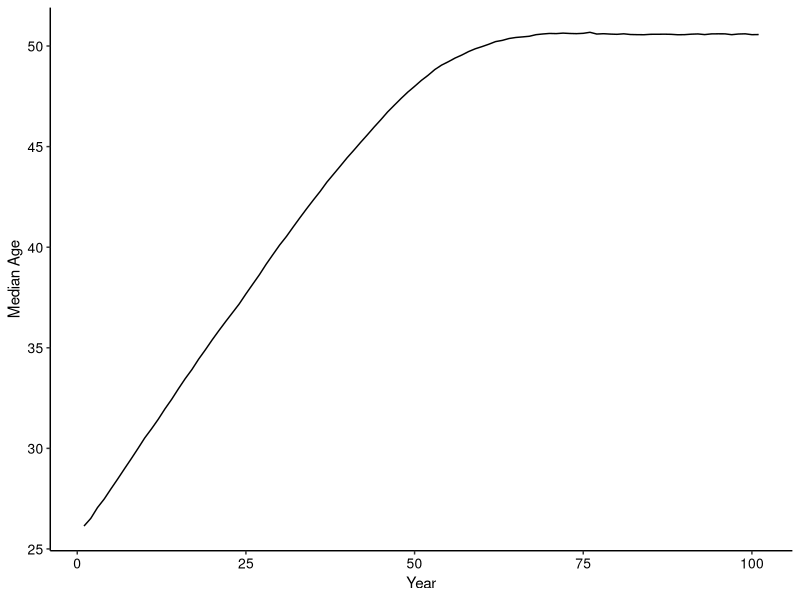
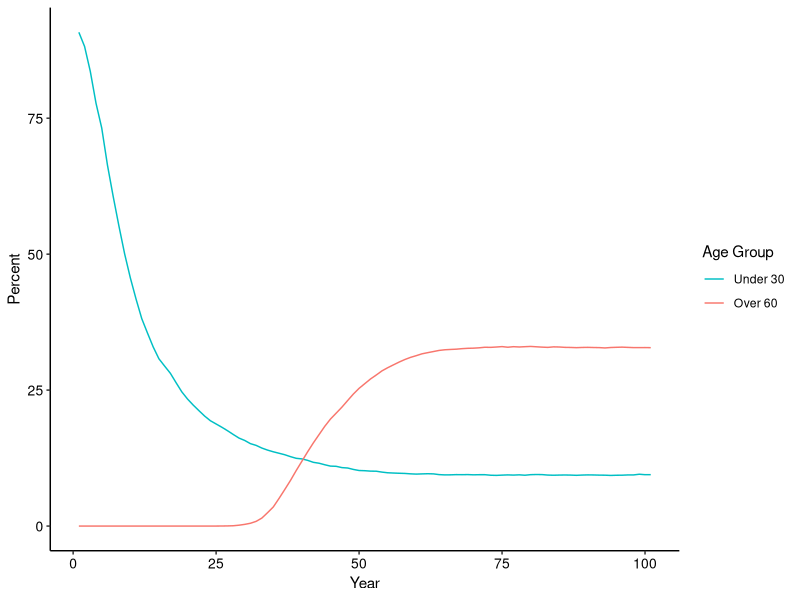
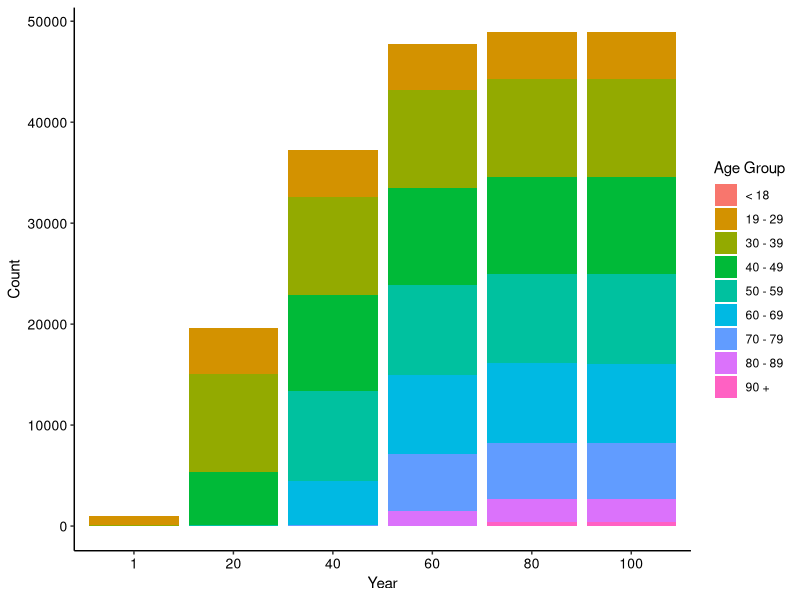
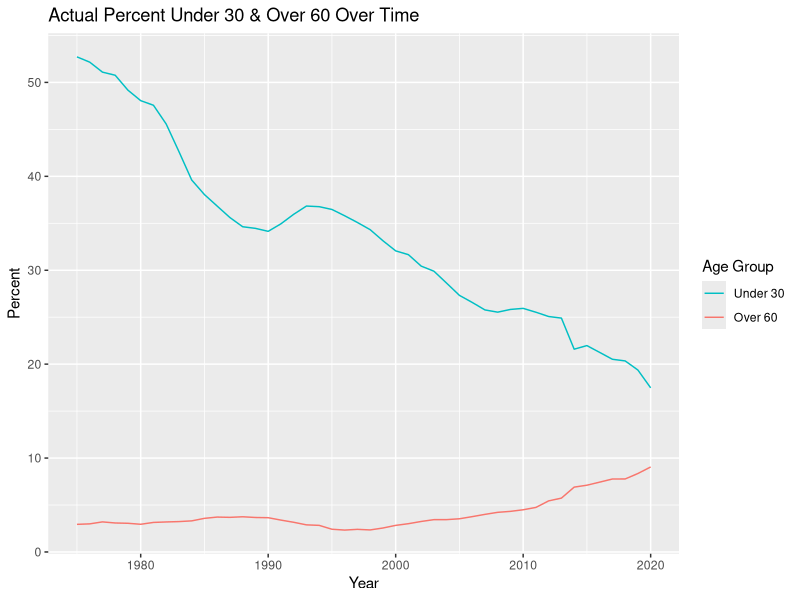
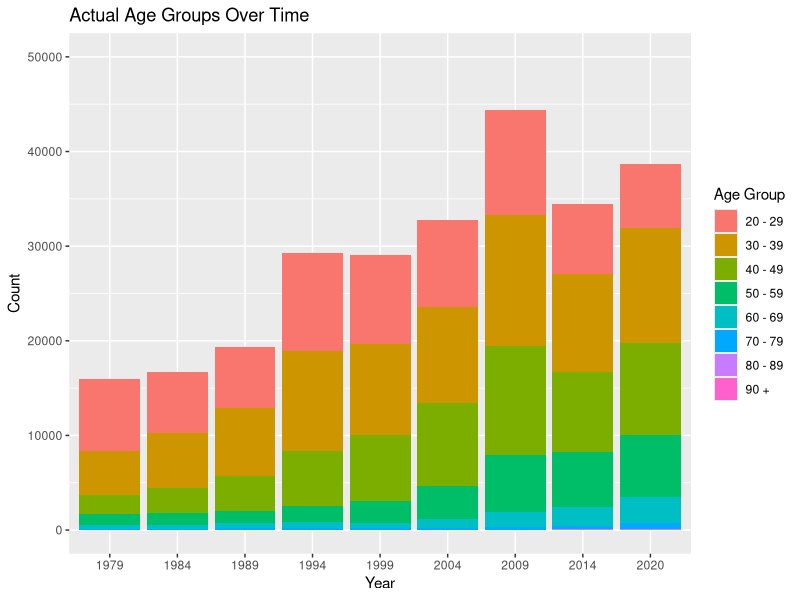
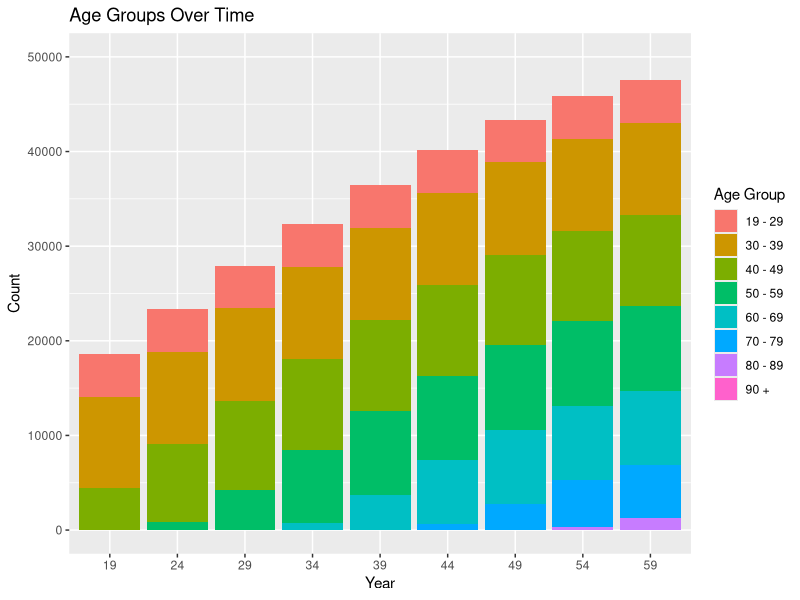
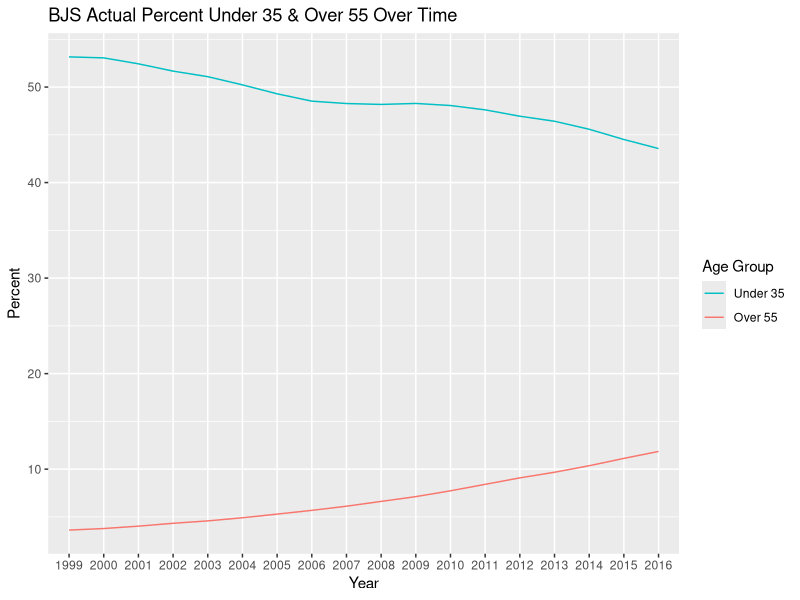
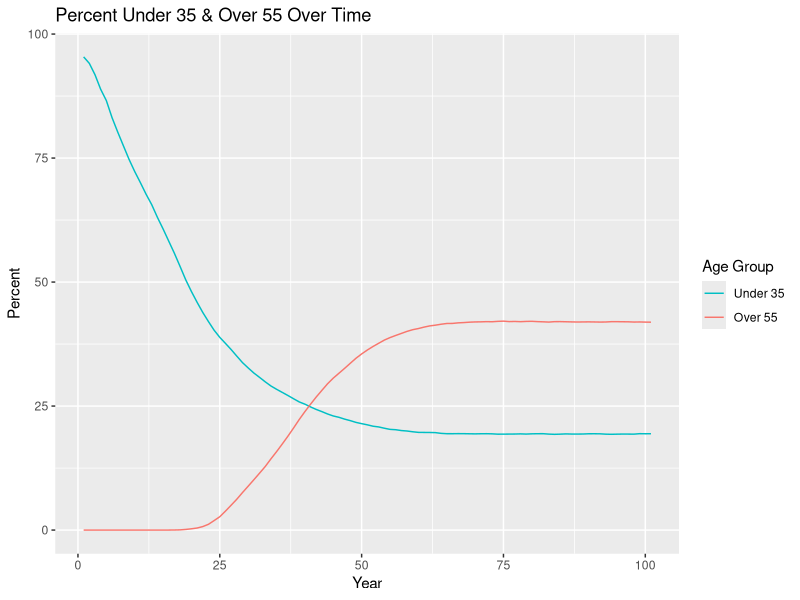

Here is the R script that generated these plots, in order:
## ---- chunk 1
knitr::opts_chunk$set(echo = TRUE)
## ---- chunk 2
library(tidyverse)
## ---- chunk 3
set.seed(12345)
## ---- chunk 4
pop_n <- 1000
pop_mean <- 26
pop_sd <- 3
parole_eligibility <- 20
parole_prob <- 0.9
## ---- chunk 5
population <- 
  rnorm(n = pop_n, mean = pop_mean, sd = pop_sd) %>% 
  enframe() %>% 
  select(value) %>% 
  rename(original_age = value) %>% 
  mutate(current_age = original_age, years_incarcerated = 0)

overall <-
  tibble(year = 1, total = nrow(population), 
         median_age = median(population$current_age)) %>% 
  mutate("< 18" = pull(count(filter(population, current_age < 19))),
         "19 - 29" = pull(count(filter(population, current_age >= 19 & current_age < 30))),
         "30 - 39" = pull(count(filter(population, current_age >= 30 & current_age < 40))),
         "40 - 49" = pull(count(filter(population, current_age >= 40 & current_age < 50))),
         "50 - 59" = pull(count(filter(population, current_age >= 50 & current_age < 60))),
         "60 - 69" = pull(count(filter(population, current_age >= 60 & current_age < 70))),
         "70 - 79" = pull(count(filter(population, current_age >= 70 & current_age < 80))),
         "80 - 89" = pull(count(filter(population, current_age >= 80 & current_age < 90))),
         "90 +" = pull(count(filter(population, current_age >= 90))))
## ---- chunk 6
age <- c(25, 35, 45, 55, 65, 75, 85)
rate <- c(0.13, 0.19, 0.40, 0.88, 1.78, 4.39, 13.45)
mortality_rates <- data.frame(age, rate)

model <- loess(formula = rate ~ age, data = mortality_rates,
               control = loess.control(surface = "direct"))
predict(object = model, newdata = 90)
## ---- chunk 7
one_year_population <- function(data) {
  # age & years incarcerated increases by 1
  data$current_age <- data$current_age + 1
  data$years_incarcerated <- data$years_incarcerated + 1
  
  # creates age group cohorts & randomly removes fraction based on cohort
  less_than_18 <- filter(data, current_age < 19)
  less_than_18 <- sample_frac(less_than_18, (1 - 0.0007))
  
  `19_to_29` <- filter(data, current_age >= 19 & current_age < 30)
  `19_to_29` <- sample_frac(`19_to_29`, (1 - 0.0013))
  
  `30_to_39` <- filter(data, current_age >= 30 & current_age < 40)
  `30_to_39` <- sample_frac(`30_to_39`, (1 - 0.0019))
  
  `40_to_49` <- filter(data, current_age >= 40 & current_age < 50)
  `40_to_49` <- sample_frac(`40_to_49`, (1 - 0.0040))
  
  `50_to_59` <- filter(data, current_age >= 50 & current_age < 60)
  `50_to_59` <- sample_frac(`50_to_59`, (1 - 0.0088))
  
  `60_to_69` <- filter(data, current_age >= 60 & current_age < 70)
  `60_to_69` <- sample_frac(`60_to_69`, (1 - 0.0178))
  
  `70_to_79` <- filter(data, current_age >= 70 & current_age < 80)
  `70_to_79` <- sample_frac(`70_to_79`, (1 - 0.0439))
  
  `80_to_89` <- filter(data, current_age >= 80 & current_age < 90)
  `80_to_89` <- sample_frac(`80_to_89`, (1 - 0.1345))
  
  over_90 <- filter(data, current_age >= 90)
  over_90 <- sample_frac(over_90, (1 - 0.1926))
  
  data <- do.call("rbind", list(less_than_18, `19_to_29`, `30_to_39`, `40_to_49`, `50_to_59`, 
                                `60_to_69`,`70_to_79`, `80_to_89`, over_90))
  
  # adds 1000 more
  incoming <- 
    rnorm(n = pop_n, mean = pop_mean, sd = pop_sd) %>% 
    enframe() %>% 
    select(value) %>% 
    rename(original_age = value) %>% 
    mutate(current_age = original_age, years_incarcerated = 0)
  data <- rbind(data, incoming)
  
  # removes any observations with age less than 16 or greater than 100
  data <- data %>% 
    filter(current_age >= 16 & current_age < 100)
}

one_year_overall <- function(data, p) {
    incoming <-
      tibble(year = last(data$year) + 1, total = nrow(p),
             median_age = median(p$current_age)) %>% 
        mutate("< 18" = pull(count(filter(p, current_age < 19))),
               "19 - 29" = pull(count(filter(p, current_age >= 19 & current_age < 30))),
               "30 - 39" = pull(count(filter(p, current_age >= 30 & current_age < 40))),
               "40 - 49" = pull(count(filter(p, current_age >= 40 & current_age < 50))),
               "50 - 59" = pull(count(filter(p, current_age >= 50 & current_age < 60))),
               "60 - 69" = pull(count(filter(p, current_age >= 60 & current_age < 70))),
               "70 - 79" = pull(count(filter(p, current_age >= 70 & current_age < 80))),
               "80 - 89" = pull(count(filter(p, current_age >= 80 & current_age < 90))),
               "90 +" = pull(count(filter(p, current_age >= 90))))
    data <- rbind(data, incoming)
}
## ---- chunk 8
# extend 100 years until stable
no_parole_population <- population
no_parole_overall <- overall

for (i in 1:100) {
  no_parole_population <- one_year_population(no_parole_population)
  no_parole_overall <- one_year_overall(no_parole_overall, no_parole_population)
}
## ---- chunk 9
ggplot(data = no_parole_overall, mapping = aes(x = year, y = median_age)) +
  geom_line() +
  labs(x = "Year", y = "Median Age") +
  theme_classic() +
  theme(axis.text.x = element_text(color = "#000000", size = 10),
        axis.text.y = element_text(color = "#000000", size = 10))

no_parole_overall %>% 
  mutate(under_30 = (`19 - 29` + `< 18`) / total * 100, 
         over_60 = (`60 - 69` + `70 - 79` + `80 - 89` + `90 +`) / total * 100) %>% 
  select(year, under_30, over_60) %>% 
  ggplot(data = ., mapping = aes(x = year, group = 1)) +
  geom_line(mapping = aes(y = under_30, color = "under_30")) +
  geom_line(mapping = aes(y = over_60, color = "over_60")) +
  labs(x = "Year", y = "Percent") +
  scale_color_discrete(name = "Age Group",
                       breaks = c("under_30", "over_60"), labels = c("Under 30", "Over 60")) +
  theme_classic() +
  theme(axis.text.x = element_text(color = "#000000", size = 10),
        axis.text.y = element_text(color = "#000000", size = 10))

no_parole_overall_long <- no_parole_overall %>% 
  select(year, `< 18`:`90 +`) %>% 
  mutate(year = as.character(year)) %>% 
  pivot_longer(-year, names_to = "age_group", values_to = "count")

ggplot(data = no_parole_overall_long, mapping = aes(x = year, y = count, fill = age_group)) +
  geom_bar(stat = "identity") +
  labs(x = "Year", y = "Count") +
  scale_x_discrete(limits = c("1", "20", "40", "60", "80", "100")) +
  scale_fill_discrete(name = "Age Group",
                      breaks = c("< 18", "19 - 29", "30 - 39", "40 - 49", "50 - 59", "60 - 69",
                                 "70 - 79", "80 - 89", "90 +")) +
  theme_classic() +
  theme(axis.text.x = element_text(color = "#000000", size = 10),
        axis.text.y = element_text(color = "#000000", size = 10))
## ---- chunk 10
simulation_base <- no_parole_overall %>% 
  filter(year == 100) %>%
  mutate(`< 18` = `< 18` / total * 100, `19 - 29` = `19 - 29` / total * 100,
         `30 - 39` = `30 - 39` / total * 100, `40 - 49` = `40 - 49` / total * 100,
         `50 - 59` = `50 - 59` / total * 100, `60 - 69` = `60 - 69` / total * 100,
         `70 - 79` = `70 - 79` / total * 100, `80 - 89` = `80 - 89` / total * 100,
         `90 +` = `90 +` / total * 100) %>% 
  select(total:`90 +`)
## ---- chunk 11
bar_race <- no_parole_overall %>% 
  select(year, `< 18`:`90 +`) %>% 
  mutate(year = as.character(year)) %>% 
  pivot_longer(-year, names_to = "age_group", values_to = "count") %>% 
  pivot_wider(names_from = "year", values_from = "count")
## ---- chunk 12
nc <- read.csv("nc.csv")
nc %>% 
  mutate(Under30 = (AgeUnder20 + Age20to29) / PrisonPopulation * 100, 
         Over60 = (Age60to69 + Age70to79 + Age80to89 + Age90over) / PrisonPopulation * 100) %>% 
  select(year, PrisonPopulation, Under30, Over60) %>% 
  ggplot(data = ., mapping = aes(x = year, group = 1)) +
  geom_line(mapping = aes(y = Under30, color = "Under30")) +
  geom_line(mapping = aes(y = Over60, color = "Over60")) +
  labs(title = "Actual Percent Under 30 & Over 60 Over Time", x = "Year", y = "Percent") +
  scale_color_discrete(name = "Age Group",
                       breaks = c("Under30", "Over60"), labels = c("Under 30", "Over 60"))

nc_long <- nc %>% 
  select(year, AgeUnder20:Age90over) %>% 
  mutate(year = as.character(year)) %>% 
  pivot_longer(-year, names_to = "age_group", values_to = "count")

nc_long %>% 
  filter(age_group != "AgeUnder20") %>% 
  ggplot(data = ., mapping = aes(x = year, y = count, fill = age_group)) +
  geom_col() +
  labs(title = "Actual Age Groups Over Time", x = "Year", y = "Count") +
  scale_x_discrete(limits = c("1979", "1984", "1989", "1994", "1999", "2004", "2009", "2014", 
                              "2020")) +
  expand_limits(y = c(0, 50000)) +
  scale_fill_discrete(name = "Age Group",
                      breaks = c("Age20to29", "Age30to39", "Age40to49", "Age50to59", 
                                 "Age60to69", "Age70to79", "Age80to89", "Age90over"),
                      labels = c("20 - 29", "30 - 39", "40 - 49", "50 - 59", "60 - 69",
                                 "70 - 79", "80 - 89", "90 +"))

no_parole_overall_long %>% 
  filter(age_group != "< 18") %>% 
  ggplot(data = ., mapping = aes(x = year, y = count, fill = age_group)) +
  geom_col() +
  labs(title = "Age Groups Over Time", x = "Year", y = "Count") +
  scale_x_discrete(limits = c("19", "24", "29", "34", "39", "44", "49", "54", "59")) +
  expand_limits(y = c(0, 50000)) +
  scale_fill_discrete(name = "Age Group",
                      breaks = c("19 - 29", "30 - 39", "40 - 49", "50 - 59", "60 - 69",
                                 "70 - 79", "80 - 89", "90 +"))
## ---- chunk 13
actual_nc <- nc %>% 
  filter(year == 2020) %>% 
  mutate(AgeUnder20 = AgeUnder20 / PrisonPopulation * 100,
         Age20to29 = Age20to29 / PrisonPopulation * 100, 
         Age30to39 = Age30to39 / PrisonPopulation * 100, 
         Age40to49 = Age40to49 / PrisonPopulation * 100, 
         Age50to59 = Age50to59 / PrisonPopulation * 100, 
         Age60to69 = Age60to69 / PrisonPopulation * 100, 
         Age70to79 = Age70to79 / PrisonPopulation * 100, 
         Age80to89 = Age80to89 / PrisonPopulation * 100, 
         Age90over = Age90over / PrisonPopulation * 100)
## ---- chunk 14
bjs <- read.csv("bjs.csv")
bjs_wide <- bjs %>% 
  select(RPTYEAR, AGEYREND, n) %>% 
  mutate(RPTYEAR = as.character(RPTYEAR)) %>% 
  pivot_wider(names_from = "AGEYREND", values_from = "n") %>% 
  mutate(total = `(1) 18-24 years` + `(2) 25-34 years` + `(3) 35-44 years` + 
           `(4) 45-54 years` + `(5) 55+ years`)

bjs_wide %>% 
  mutate(under_35 = (`(1) 18-24 years` + `(2) 25-34 years`) / total * 100, 
         over_55 = `(5) 55+ years` / total * 100) %>% 
  select(RPTYEAR, under_35, over_55) %>% 
  ggplot(data = ., mapping = aes(x = RPTYEAR, group = 1)) +
  geom_line(mapping = aes(y = under_35, color = "under_35")) +
  geom_line(mapping = aes(y = over_55, color = "over_55")) + 
  labs(title = "BJS Actual Percent Under 35 & Over 55 Over Time", x = "Year", y = "Percent") +
  scale_color_discrete(name = "Age Group", 
                       breaks = c("under_35", "over_55"), labels = c("Under 35", "Over 55"))

no_parole_overall %>% 
  mutate(under_35 = (`30 - 39` / 2 + `19 - 29` + `< 18`) / total * 100,
         over_55 = (`50 - 59` / 2 + `60 - 69` + `70 - 79` + `80 - 89` + `90 +`) / 
           total * 100) %>% 
  select(year, under_35, over_55) %>% 
  ggplot(data = ., mapping = aes(x = year, group = 1)) +
  geom_line(mapping = aes(y = under_35, color = "under_35")) +
  geom_line(mapping = aes(y = over_55, color = "over_55")) +
  labs(title = "Percent Under 35 & Over 55 Over Time", x = "Year", y = "Percent") +
  scale_color_discrete(name = "Age Group",
                       breaks = c("under_35", "over_55"), labels = c("Under 35", "Over 55"))

ggplot(data = bjs, mapping = aes(x = RPTYEAR, y = COUNT_THSNDS, fill = AGEYREND)) +
  geom_col() +
  labs(title = "BJS Actual Age Groups Over Time", x = "Year", y = "Count (in thousands)") +
  scale_fill_discrete(name = "Age Group",
                      breaks = c("(1) 18-24 years", "(2) 25-34 years", "(3) 35-44 years",
                                 "(4) 45-54 years", "(5) 55+ years"),
                      labels = c("18 - 24", "25 - 34", "35 - 44", "45 - 54", "55 +"))

no_parole_overall %>% 
  mutate(`18 - 24` = `< 18` + `19 - 29` / 2, `25 - 34` = `19 - 29` / 2 + `30 - 39` / 2,
         `35 - 44` = `30 - 39` / 2 + `40 - 49` / 2, `45 - 54` = `40 - 49` / 2 + `50 - 59` / 2,
         `55 +` = `50 - 59` / 2 + `60 - 69` + `70 - 79` + `80 - 89` + `90 +`) %>% 
  select(year, `18 - 24`:`55 +`) %>% 
  mutate(year = as.character(year)) %>% 
  pivot_longer(-year, names_to = "age_group", values_to = "count") %>% 
  ggplot(data = ., mapping = aes(x = year, y = count, fill = age_group)) +
  geom_col() +
  labs(title = "Age Groups Over Time", x = "Year", y = "Count") +
  scale_x_discrete(limits = c("19", "24", "29", "34", "39", "44", "49", "54", "59")) +
  scale_fill_discrete(name = "Age Group")
## ---- chunk 15
population_e <- no_parole_population
overall_e <- no_parole_overall
for (i in 1:100) {
  population_e <- one_year_population(population_e)
  overall_e <- one_year_overall(overall_e, population_e)
}
## ---- chunk 16
ggplot(data = overall_e, mapping = aes(x = year, y = median_age)) +
  geom_line() +
  labs(title = "Median Age Over Time", x = "Year", y = "Median Age")

overall_e %>% 
  mutate(under_30 = (`19 - 29` + `< 18`) / total * 100, 
         over_60 = (`60 - 69` + `70 - 79` + `80 - 89` + `90 +`) / total * 100) %>% 
  select(year, under_30, over_60) %>% 
  ggplot(data = ., mapping = aes(x = year, group = 1)) +
  geom_line(mapping = aes(y = under_30, color = "under_30")) +
  geom_line(mapping = aes(y = over_60, color = "over_60")) +
  labs(title = "Percent Under 30 & Over 60 Over Time", x = "Year", y = "Count") +
  scale_color_discrete(name = "Age Group",
                       breaks = c("under_30", "over_60"), labels = c("Under 30", "Over 60"))

overall_e_long <- overall_e %>% 
  select(year, `< 18`:`90 +`) %>% 
  mutate(year = as.character(year)) %>% 
  pivot_longer(-year, names_to = "age_group", values_to = "count") %>% 
  filter(year == "1" | year == "21" | year == "41" | year == "61" | year == "81" | 
           year == "101" | year == "121" | year == "141" | year == "161" | year == "181" |
           year == "201")

ggplot(data = overall_e_long, mapping = aes(x = year, y = count, fill = age_group)) +
  geom_bar(position = "stack", stat = "identity") +
  labs(title = "Age Groups Over Time", x = "Year", y = "Count") +
  scale_x_discrete(limits = c("1", "21", "41", "61", "81", "101", "121", "141", "161", "181", 
                              "201")) +
  scale_fill_discrete(name = "Age Group",
                      breaks = c("< 18", "19 - 29", "30 - 39", "40 - 49", "50 - 59", "60 - 69",
                                 "70 - 79", "80 - 89", "90 +"))

bar_race_e <- overall_e %>% 
  select(year, `< 18`:`90 +`) %>% 
  mutate(year = as.character(year)) %>% 
  pivot_longer(-year, names_to = "age_group", values_to = "count") %>% 
  pivot_wider(names_from = "year", values_from = "count")
## ---- chunk 17
one_year_parole <- function(data) {
  # age & years incarcerated increases by 1
  data$current_age <- data$current_age + 1
  data$years_incarcerated <- data$years_incarcerated + 1
  
  # creates age group cohorts & randomly removes fraction based on cohort
  less_than_18 <- filter(data, current_age < 19)
  less_than_18 <- sample_frac(less_than_18, (1 - 0.0007))
  
  `19_to_29` <- filter(data, current_age >= 19 & current_age < 30)
  `19_to_29` <- sample_frac(`19_to_29`, (1 - 0.0013))
  
  `30_to_39` <- filter(data, current_age >= 30 & current_age < 40)
  `30_to_39` <- sample_frac(`30_to_39`, (1 - 0.0019))
  
  `40_to_49` <- filter(data, current_age >= 40 & current_age < 50)
  `40_to_49` <- sample_frac(`40_to_49`, (1 - 0.0040))
  
  `50_to_59` <- filter(data, current_age >= 50 & current_age < 60)
  `50_to_59` <- sample_frac(`50_to_59`, (1 - 0.0088))
  
  `60_to_69` <- filter(data, current_age >= 60 & current_age < 70)
  `60_to_69` <- sample_frac(`60_to_69`, (1 - 0.0178))
  
  `70_to_79` <- filter(data, current_age >= 70 & current_age < 80)
  `70_to_79` <- sample_frac(`70_to_79`, (1 - 0.0439))
  
  `80_to_89` <- filter(data, current_age >= 80 & current_age < 90)
  `80_to_89` <- sample_frac(`80_to_89`, (1 - 0.1345))
  
  over_90 <- filter(data, current_age >= 90)
  over_90 <- sample_frac(over_90, (1 - 0.1926))
  
  data <- do.call("rbind", list(less_than_18, `19_to_29`, `30_to_39`, `40_to_49`, `50_to_59`, 
                                `60_to_69`,`70_to_79`, `80_to_89`, over_90))
  
  eligible <- sample_frac(filter(data, years_incarcerated >= parole_eligibility), parole_prob)
  ineligible <- filter(data, years_incarcerated < parole_eligibility)
  data <- rbind(eligible, ineligible)
  
  # adds 1000 more
  incoming <- 
    rnorm(n = pop_n, mean = pop_mean, sd = pop_sd) %>% 
    enframe() %>% 
    select(value) %>% 
    rename(original_age = value) %>% 
    mutate(current_age = original_age, years_incarcerated = 0)
  data <- rbind(data, incoming)
  
  # removes any observations with age less than 16 or greater than 100
  data <- data %>% 
    filter(current_age >= 16 & current_age < 100)
}
## ---- chunk 18
parole_population <- population
parole_overall <- overall

for (i in 1:100) {
  parole_population <- one_year_parole(parole_population)
  parole_overall <- one_year_overall(parole_overall, parole_population)
}
## ---- chunk 19
ggplot(data = parole_overall, mapping = aes(x = year, y = median_age)) +
  geom_line() +
  labs(x = "Year", y = "Median Age") +
  theme_classic() +
  theme(axis.text.x = element_text(color = "#000000", size = 10),
        axis.text.y = element_text(color = "#000000", size = 10))

parole_overall %>% 
  mutate(under_30 = (`19 - 29` + `< 18`) / total * 100, 
         over_60 = (`60 - 69` + `70 - 79` + `80 - 89` + `90 +`) / total * 100) %>% 
  select(year, under_30, over_60) %>% 
  ggplot(data = ., mapping = aes(x = year, group = 1)) +
  geom_line(mapping = aes(y = under_30, color = "under_30")) +
  geom_line(mapping = aes(y = over_60, color = "over_60")) +
  labs(x = "Year", y = "Count") +
  scale_color_discrete(name = "Age Group",
                       breaks = c("under_30", "over_60"), labels = c("Under 30", "Over 60")) +
  theme_classic() +
  theme(axis.text.x = element_text(color = "#000000", size = 10),
        axis.text.y = element_text(color = "#000000", size = 10))

parole_overall_long <- parole_overall %>% 
  select(year, `< 18`:`90 +`) %>% 
  mutate(year = as.character(year)) %>% 
  pivot_longer(-year, names_to = "age_group", values_to = "count")

ggplot(data = parole_overall_long, mapping = aes(x = year, y = count, fill = age_group)) +
  geom_bar(stat = "identity") +
  labs(x = "Year", y = "Count") +
  scale_x_discrete(limits = c("1", "20", "40", "60", "80", "100")) +
  scale_fill_discrete(name = "Age Group",
                      breaks = c("< 18", "19 - 29", "30 - 39", "40 - 49", "50 - 59", "60 - 69",
                                 "70 - 79", "80 - 89", "90 +")) +
  theme_classic() +
  theme(axis.text.x = element_text(color = "#000000", size = 10),
        axis.text.y = element_text(color = "#000000", size = 10))
## ---- chunk 20
simulation_parole <- parole_overall %>% 
  filter(year == 100) %>%
  mutate(`< 18` = `< 18` / total * 100, `19 - 29` = `19 - 29` / total * 100,
         `30 - 39` = `30 - 39` / total * 100, `40 - 49` = `40 - 49` / total * 100,
         `50 - 59` = `50 - 59` / total * 100, `60 - 69` = `60 - 69` / total * 100,
         `70 - 79` = `70 - 79` / total * 100, `80 - 89` = `80 - 89` / total * 100,
         `90 +` = `90 +` / total * 100) %>% 
  select(total:`90 +`)
## ---- chunk 21
parole_comparison <- parole_overall %>% 
  mutate(`< 30` = `19 - 29` + `< 18`, `30 - 60` = `30 - 39` + `40 - 49` + `50 - 59`,
         `60 +` = `60 - 69` + `70 - 79` + `80 - 89` + `90 +`) %>% 
  select(year, `< 30`, `30 - 60`, `60 +`) %>% 
  mutate(year = as.character(year)) %>% 
  pivot_longer(-year, names_to = "age_group", values_to = "count") %>% 
  filter(year == 100) %>% 
  mutate(parole = TRUE) %>% 
  select(age_group, count, parole)

no_parole_comparison <- no_parole_overall %>% 
  mutate(`< 30` = `19 - 29` + `< 18`, `30 - 60` = `30 - 39` + `40 - 49` + `50 - 59`,
         `60 +` = `60 - 69` + `70 - 79` + `80 - 89` + `90 +`) %>% 
  select(year, `< 30`, `30 - 60`, `60 +`) %>% 
  mutate(year = as.character(year)) %>% 
  pivot_longer(-year, names_to = "age_group", values_to = "count") %>% 
  filter(year == 100) %>% 
  mutate(parole = FALSE) %>% 
  select(age_group, count, parole)

comparison <- rbind(parole_comparison, no_parole_comparison)

ggplot(data = comparison, mapping = aes(x = parole, y = count, fill = age_group)) +
  geom_col() +
  labs(x = "Parole", y = "Count", fill = "Age Group") +
  scale_x_discrete(limits = c(TRUE, FALSE), labels = c("True", "False")) +
  theme_classic() +
  theme(axis.text.x = element_text(color = "#000000", size = 10),
        axis.text.y = element_text(color = "#000000", size = 10)) +
  scale_fill_grey()
## ---- chunk 22
policy_population <- parole_population
policy_overall <- parole_overall

for (i in 1:100) {
  policy_population <- one_year_population(policy_population)
  policy_overall <- one_year_overall(policy_overall, policy_population)
}
## ---- chunk 23
ggplot(data = policy_overall) +
  geom_line(mapping = aes(x = year, y = median_age)) +
  labs(x = "Year", y = "Median Age") +
  theme_classic() +
  theme(axis.text.x = element_text(color = "#000000", size = 10),
        axis.text.y = element_text(color = "#000000", size = 10))

policy_overall %>% 
  mutate(under_30 = (`19 - 29` + `< 18`) / total * 100, 
         over_60 = (`60 - 69` + `70 - 79` + `80 - 89` + `90 +`) / total * 100) %>% 
  select(year, under_30, over_60) %>% 
  ggplot(data = ., mapping = aes(x = year, group = 1)) +
  geom_line(mapping = aes(y = under_30, linetype = "dashed")) +
  geom_line(mapping = aes(y = over_60, linetype = "solid")) +
  labs(x = "Year", y = "Count") +
  scale_linetype_manual(name = "Age Group",
                        values = c("dashed", "solid"), labels = c("Under 30", "Over 60")) +
  theme_classic() +
  theme(axis.text.x = element_text(color = "#000000", size = 10),
        axis.text.y = element_text(color = "#000000", size = 10))

policy_overall_long <- policy_overall %>% 
  mutate(`< 30` = `19 - 29` + `< 18`, `30 - 60` = `30 - 39` + `40 - 49` + `50 - 59`,
         `60 +` = `60 - 69` + `70 - 79` + `80 - 89` + `90 +`) %>% 
  select(year, `< 30`, `30 - 60`, `60 +`) %>% 
  mutate(year = as.character(year)) %>% 
  pivot_longer(-year, names_to = "age_group", values_to = "count")

ggplot(data = policy_overall_long, mapping = aes(x = year, y = count, fill = age_group)) +
  geom_col() +
  labs(x = "Year", y = "Count", fill = "Age Group") +
  scale_x_discrete(limits = c("100", "105", "110", "115", "120", "125", 
                              "130", "135", "140", "145", "150")) +
  theme_classic() +
  theme(axis.text.x = element_text(color = "#000000", size = 10),
        axis.text.y = element_text(color = "#000000", size = 10)) +
  scale_fill_grey()
